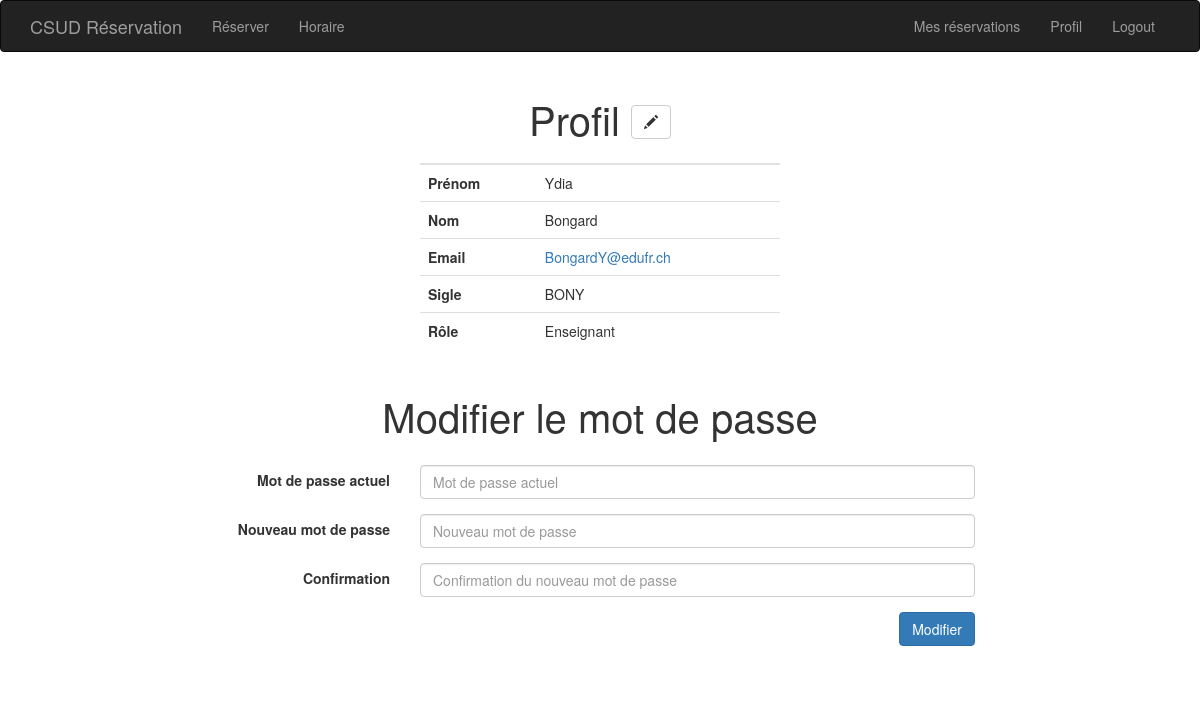
/user (signed in), run on the app's committed database.
### app/models.py (models this page shows, shortened)
class User(UserMixin, db.Model):
    __tablename__ = 'users'
    id = db.Column(db.Integer, primary_key=True)
    sigle = db.Column(db.String(4), unique=True, index=True)
    first_name = db.Column(db.String(128))
    last_name = db.Column(db.String(128))
    email = db.Column(db.String(64), unique=True, index=True)
    password_hash = db.Column(db.String(128), nullable=False)
    role_id = db.Column(db.Integer, db.ForeignKey('roles.id'))
    owned_reservations = db.relationship('Reservation', backref='owner')

class Role(db.Model):
    __tablename__ = 'roles'
    id = db.Column(db.Integer, primary_key=True)
    name = db.Column(db.String(64), index=True)
    description = db.Column(db.String(128))
    level = db.Column(db.Integer)
    users = db.relationship('User', backref='role', lazy='dynamic')

### app/main/views.py (the view, shortened to what this page needs)
@main.route('/user', methods=['GET', 'PATCH', 'POST', 'PUT', 'DELETE'])
@login_required
def profil():
    user_role = Role.query.get(current_user.role_id).name
    if (request.method == 'DELETE'):
        if (user_role != 'admin'):
            return 'operation interdite'
        db.engine.execute('DELETE FROM users WHERE id = ?', request.form.get('user_id'))
        return 'success'
    session['CombinationPP'] = 0
    changePWForm = ChangePasswordForm()
    query = select(['*']).where(User.id == current_user.id)
    result = db.session.execute(query).first()
    if changePWForm.validate_on_submit():
        if not current_user.verify_password(changePWForm.old_pw.data):
            session["CombinationPP"] = 2
            return render_template('profil.html',
                role=user_role,
                infos=result,
                form=changePWForm,
                combination=session['CombinationPP'],
                new_password=changePWForm.new_pw2.data)
        else:
            session["CombinationPP"] = 1
            current_user.password_hash = generate_password_hash(changePWForm.new_pw.data)
            db.session.commit()
    else:
        session['CombinationPP'] = 0
    return render_template('profil.html',
        role=user_role,
        infos=result,
        form=changePWForm,
        roles_list=get_roles_list(),
        combination=session['CombinationPP'])

### app/forms.py
class ChangePasswordForm(Form):
    old_pw = PasswordField("Mot de passe actuel",validators=[Required()], render_kw={"placeholder": 'Mot de passe actuel'})
    new_pw = PasswordField("Nouveau mot de passe",validators=[Required(), Length(8,128)], render_kw={"placeholder": 'Nouveau mot de passe'})
    new_pw2 = PasswordField("Confirmation",validators=[Required(), Length(8,128)], render_kw={"placeholder": 'Confirmation du nouveau mot de passe'})
    modify = SubmitField('Modifier')

### app/__init__.py (called while the page is built)
def create_app(config_name, models={}):
    app = Flask(__name__)
    lm.init_app(app)
    User = models['User']
    @lm.user_loader
    def load_user(id):
        return User.query.get(int(id))
    app.config.from_object(config[config_name])
    config[config_name].init_app(app)
    bootstrap.init_app(app)
    mail.init_app(app)
    moment.init_app(app)
    db.init_app(app)
    from .main import main as main_blueprint
    app.register_blueprint(main_blueprint)
    from .csudadmin import csudadmin as csudadmin_blueprint
    app.register_blueprint(csudadmin_blueprint, url_prefix='/csudadmin')
    from .sendmail import sendmail as sendmail_blueprint
    app.register_blueprint(sendmail_blueprint, url_prefix='/sendmail')
    return app

### app/main/views.py (called while the page is built)
def get_roles_list():
    roles = Role.query.all()
    roles_list = ['']
    for role in roles:
        roles_list.append(role.description)
    return roles_list

### app/main/templates/main/profil.html (shortened to what this page needs)
{% extends "base.html" %}
{% import "bootstrap/wtf.html" as wtf %}
{% block content %}
<div class="container">
  <div class="row">
    <div class="col-lg-offset-2 col-md-offset-1 col-md-10 col-lg-8 blanc corps_page">
      <div id="profil_alerts">
      </div>
      <h1 class="gros_titre">Profil
        {% if combination is defined %}
          <button type="button" class="btn btn-default" id="profil_modify_button" data-toggle="modal" data-target="#myModal">
            <span class="glyphicon glyphicon-pencil"></span>
          </button>
        {% endif %}
      </h1>
      <div class="infos_profil">
        <div class="row">
          <div class="col-sm-offset-3 col-sm-6">
            <table class="table">
              <tr><th>Prénom</th><td id="first_name">{{ infos['first_name'] }}</td></tr>
              <tr><th>Nom</th><td id="last_name">{{ infos['last_name'] }}</td></tr>
              <tr><th>Email</th><td id="email"><a href="mailto:{{ infos['email'] }}">{{ infos['email'] }}</a></td></tr>
              <tr><th>Sigle</th><td id="sigle">{{ infos['sigle'] }}</td></tr>
              <tr><th>Rôle</th><td id="role">{{ roles_list[infos['role_id']] }}</td></tr>
            </table>
          </div>
        </div>
      </div>
      {% if combination is defined %}
        <div class="changePW hidden" id="modify_password_block">
          <h1 class="gros_titre mod_pw_title">Modifier le mot de passe</h1>
            {{ wtf.quick_form(form) }}
        </div>
      {% endif %}
    </div>
  </div>
</div>
{% endblock %}

### app/static/custom.css (style rules this page uses)
.blanc { background-color: white; }
.gros_titre { font-size: 40px; text-decoration: bold; text-align: center; margin-bottom: 20px; }
tbody tr:first-child { border-top: 2px solid #E1E2E2; }
.label_login { text-align: right; position: relative; top: 5px; padding-left: 15px; padding-bottom: 5px; }
.required { margin-bottom: 8px; }
.mod_pw_title { padding-top: 5px; padding-bottom: 7px; }
.corps_page { margin-bottom: 40px; }
#profil_modify_button, .new_user_button { position: relative; bottom: 4px; }
#profil_alerts { padding-top: 5px; position: relative; bottom: 5px; text-align: center; }

### data on the page
User: first_name "Ydia", last_name "Bongard", email "BongardY@edufr.ch", sigle "BONY"
Role: description "Enseignant"
